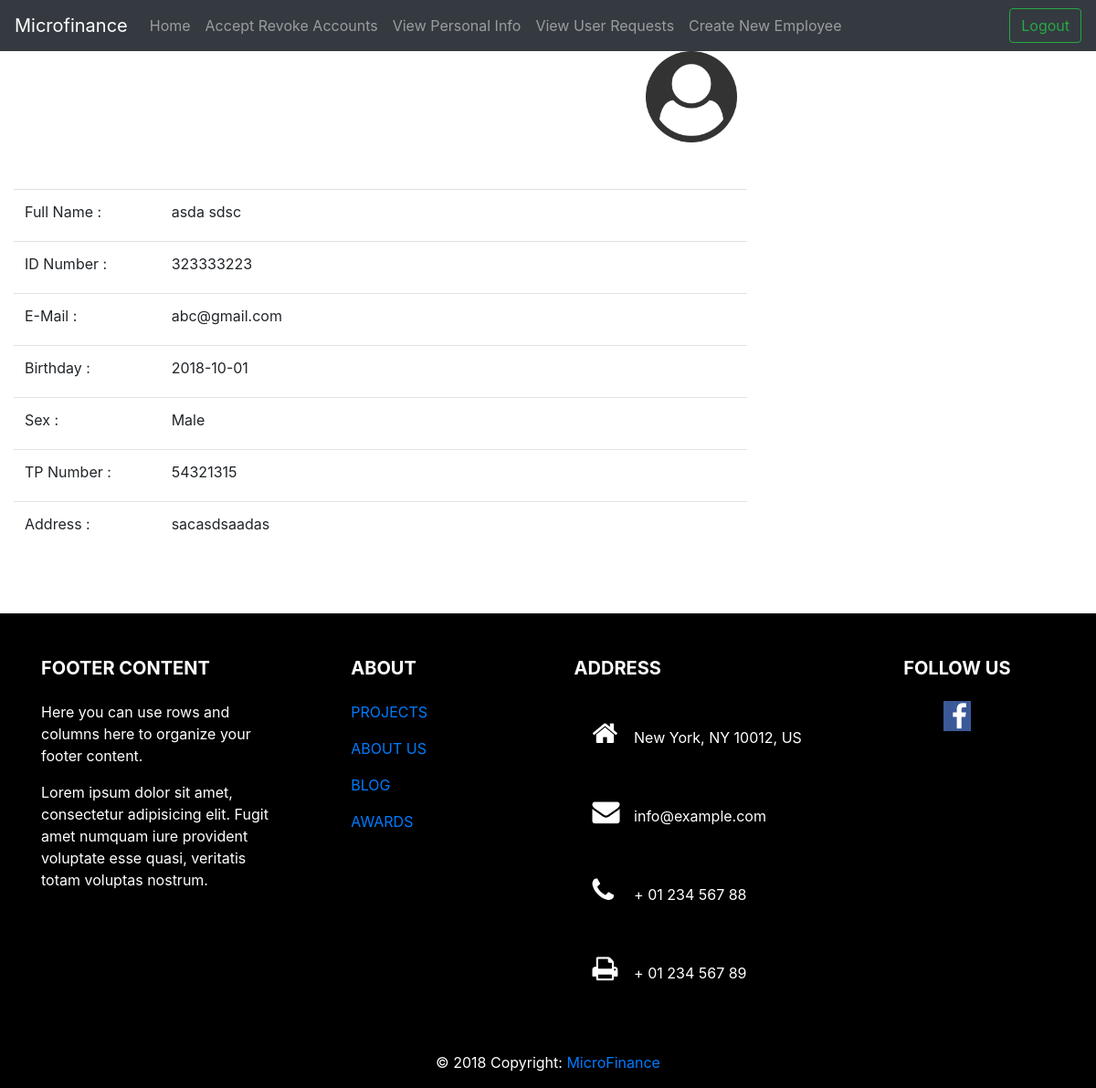
/Admin/viewdetails.php (signed in), run on an earlier commit of the app's database.
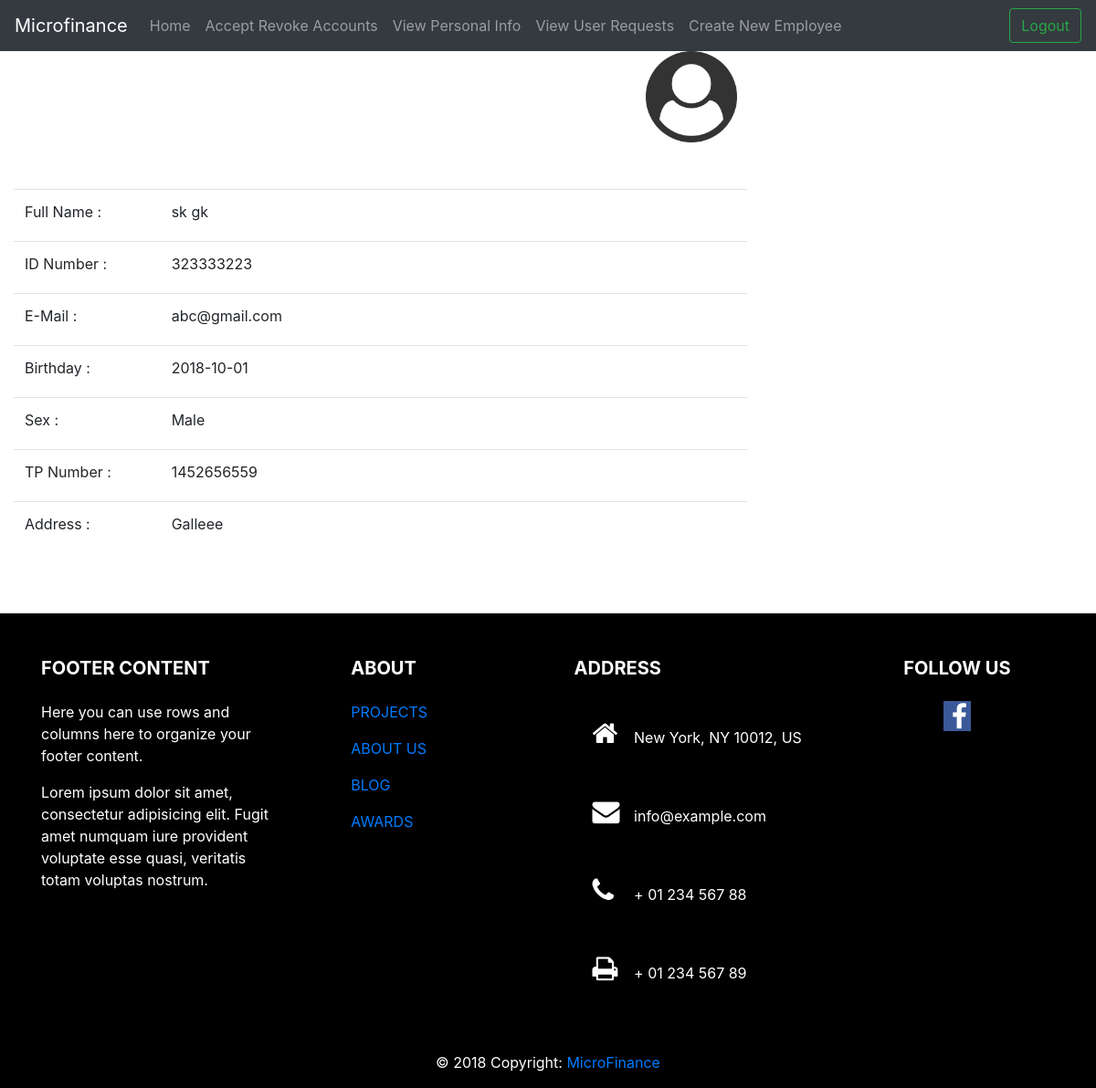
And on a later commit of the database.
### tables this page shows
CREATE TABLE `clients` (
  `client_id` int(10) NOT NULL AUTO_INCREMENT,
  `rep_id` int(10) DEFAULT NULL,
  `birthday` date DEFAULT NULL,
  `acc_no` int(15) DEFAULT NULL,
  `old_id` int(10) DEFAULT NULL,
  `username` varchar(15) DEFAULT NULL,
  `first_name` varchar(15) DEFAULT NULL,
  `last_name` varchar(15) DEFAULT NULL,
  `email` varchar(30) DEFAULT NULL,
  `tele_phone` int(10) DEFAULT NULL,
  `address` text,
  `gender` enum('Male','Female') DEFAULT NULL,
  `nic` varchar(11) DEFAULT NULL,
  `photo` longblob,
  `branch` varchar(20) NOT NULL,
  `marital_status` enum('Single','Married') DEFAULT NULL,
  `status` enum('pending','created','revoked') DEFAULT NULL,
  PRIMARY KEY (`client_id`)
);

### Admin/viewdetails.php (the view, shortened to what the changed rows need)
<!doctype html>
<html lang="en">
<head>
    <link rel="stylesheet" href="https://cdnjs.cloudflare.com/ajax/libs/font-awesome/4.7.0/css/font-awesome.min.css">
<link href="../css/custom.css" rel="stylesheet">
    <link rel="stylesheet" href="https://stackpath.bootstrapcdn.com/bootstrap/4.1.3/css/bootstrap.min.css"
>
</head>
<body>
<main role="main">
    <div id="content" class="col-lg-10 col-sm-10">
        <h1 align="center"><b>Client Profile</b></h1>
        <div class=" row" align="center">
            <div class="col-lg-10" align="left">
                <?php
                $dataconnect = new DbConnect();
                $link = $dataconnect->connect();
                $query = "SELECT * FROM clients WHERE client_id = 1";
                $result = mysqli_query($link, $query);
                while ($row = mysqli_fetch_array($result)) {
                    ?>
                    <form action=../Client/editprofile.php method="POST">
                        <table style='margin-top:50px;' class="table">
                            <tr>
                                <td class="lcolumn" width="20%"><label for="full name">Full Name </label> :</td>
                                <td><?php echo '<label  name="fullname" class="add1">' . $row['first_name'] . ' ' . $row['last_name'] . '</label></br>' ?></td>
                            </tr>
                            <tr>
                                <td class="lcolumn" width="20%"><label for="id">ID Number </label> :</td>
                                <td><?php echo '<label  name="nic" class="add1">' . $row['nic'] . '</label></br>' ?></td>
                            </tr>
                            <tr>
                                <td class="lcolumn" width="20%"><label for="email">E-Mail </label> :</td>
                                <td><?php echo '<label  name="email" class="add1">' . $row['email'] . '</label></br>' ?></td>
                            </tr>
                            <tr>
                                <td class="lcolumn" width="20%"><label for="birthday">Birthday </label> :</td>
                                <td><?php echo '<label  name="birthday" class="add1">' . $row['birthday'] . '</label></br>' ?></td>
                            </tr>
                            <tr>
                                <td class="lcolumn" width="20%"><label for="gender">Sex </label> :</td>
                                <td><?php echo '<label  name="gender" class="add1">' . $row['gender'] . '</label></br>' ?></td>
                            </tr>
                            <tr>
                                <td class="lcolumn" width="20%"><label for="phone">TP Number </label> :</td>
                                <td><?php echo '<label  name="phone" class="add1">' . $row['tele_phone'] . '</label></br>' ?></td>
                            </tr>
                            <tr>
                                <td class="lcolumn" width="20%"><label for="adress">Address </label> :</td>
                                <td><?php echo '<label  name="address" class="add1">' . $row['address'] . '</label></br>' ?></td>
                            </tr>
                        </table>
                    </form>
                    <?php
                }
                ?>
            </div>
        </div>
    </div>
</main>
</body>
</html>

What changed in the data, as far as the page shows it:
changed clients "abc@gmail.com": first_name "asda" → "sk"; last_name "sdsc" → "gk"; tele_phone "54321315" → "1452656559"; address "sacasdsaadas" → "Galleee"
